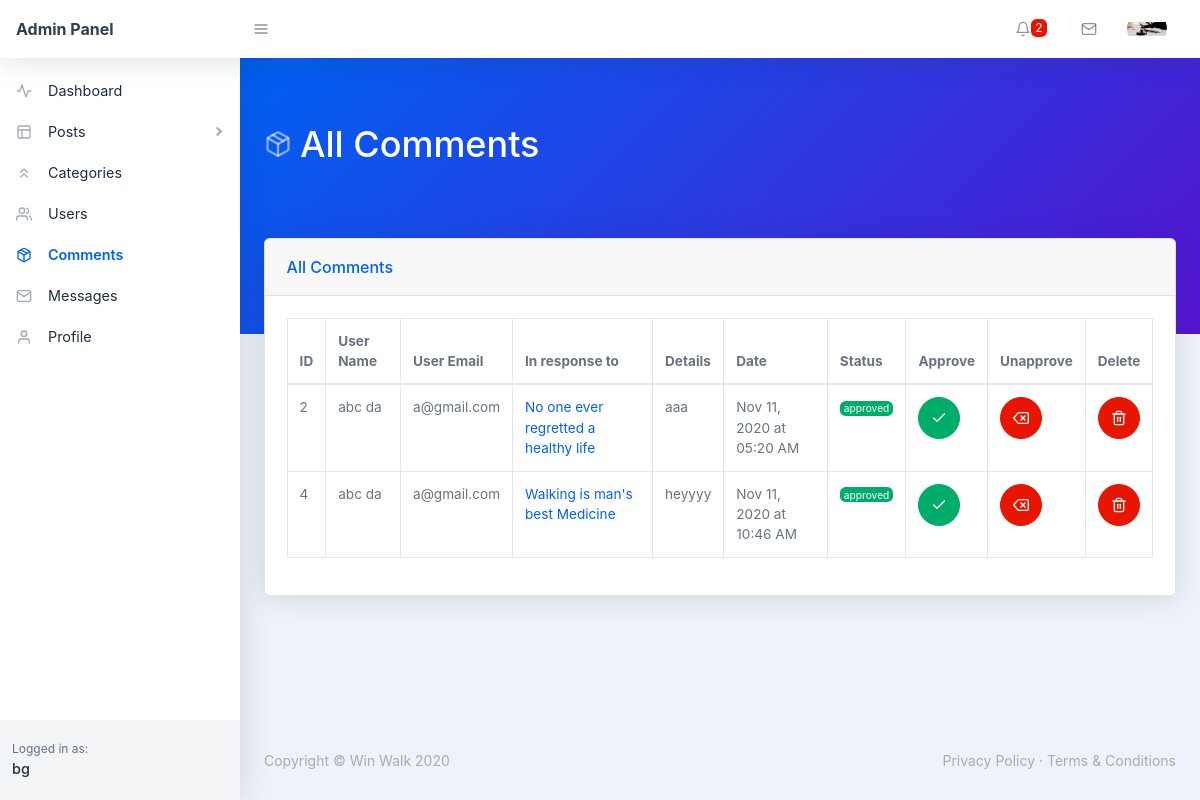
The app's page /backend/comments.php (signed in) with its own data.
### tables this page shows
CREATE TABLE `users` (
  `user_id` int(11) NOT NULL,
  `user_name` varchar(255) NOT NULL,
  `user_nickname` varchar(255) NOT NULL,
  `user_email` varchar(255) NOT NULL,
  `user_password` varchar(255) NOT NULL,
  `user_photo` text NOT NULL,
  `registered_on` varchar(255) NOT NULL,
  `user_role` varchar(255) NOT NULL DEFAULT 'Subscriber'
);

CREATE TABLE `comments` (
  `comment_id` int(11) NOT NULL,
  `comment_post_id` int(11) NOT NULL,
  `comment_detail` text NOT NULL,
  `comment_user_id` int(11) NOT NULL,
  `comment_user_name` varchar(255) NOT NULL,
  `comment_date` varchar(255) NOT NULL,
  `comment_status` varchar(255) NOT NULL DEFAULT 'Unapproved',
  `comment_state` int(11) NOT NULL DEFAULT 0
);

CREATE TABLE `posts` (
  `post_id` int(11) NOT NULL,
  `post_title` varchar(255) NOT NULL,
  `post_detail` text NOT NULL,
  `post_category_id` int(11) NOT NULL,
  `post_image` text NOT NULL,
  `post_date` varchar(255) NOT NULL,
  `post_status` varchar(255) NOT NULL DEFAULT 'Published',
  `post_author` varchar(255) NOT NULL,
  `post_views` int(11) NOT NULL DEFAULT 0,
  `post_comment_count` int(11) NOT NULL DEFAULT 0,
  `post_text` text NOT NULL
);

### backend/comments.php (the view, shortened to what the rows shown need)
<?php require_once('./includes/header.php'); ?>
    <body class="nav-fixed">
        <?php require_once('./includes/top-navbar.php'); ?>
        <div id="layoutSidenav">
            <div id="layoutSidenav_nav">
                <?php
                    require_once("./includes/left-sidebar.php");
                ?>
            </div>
            <div id="layoutSidenav_content">
                <main>
                    <div class="page-header pb-10 page-header-dark bg-gradient-primary-to-secondary">
                        <div class="container-fluid">
                            <div class="page-header-content">
                                <h1 class="page-header-title">
                                    <div class="page-header-icon"><i data-feather="package"></i></div>
                                    <span>All Comments</span>
                                </h1>
                            </div>
                        </div>
                    </div>
                    <div class="container-fluid mt-n10">
                        <div class="card mb-4">
                            <div class="card-body">
                                <div class="datatable table-responsive">
                                    <table class="table table-bordered table-hover" id="dataTable" width="100%" cellspacing="0">
                                        <thead>
                                            <tr>
                                                <th>ID</th>
                                                <th>User Name</th>
                                                <th>User Email</th>
                                                <th>In response to</th>
                                                <th>Details</th>
                                                <th>Date</th>
                                                <th>Status</th>
                                                <th>Approve</th>
                                                <th>Unapprove</th>
                                                <th>Delete</th>
                                            </tr>
                                        </thead>
                                        <tbody>
                                            <?php
                                                $sql = "SELECT * FROM comments";
                                                $stmt = $pdo->prepare($sql);
                                                $stmt->execute();
                                                while($comments = $stmt->fetch(PDO::FETCH_ASSOC)) {
                                                    $comment_id = $comments['comment_id'];
                                                    $comment_detail = $comments['comment_detail'];
                                                    $comment_date = $comments['comment_date'];
                                                    $comment_status = $comments['comment_status'];
                                                    $comment_user_id = $comments['comment_user_id'];
                                                    $sql1 = "SELECT * FROM users WHERE user_id = :id";
                                                    $stmt1 = $pdo->prepare($sql1);
                                                    $stmt1->execute([
                                                        ':id' => $comment_user_id
                                                    ]);
                                                    $user = $stmt1->fetch(PDO::FETCH_ASSOC);
                                                    $user_name = $user['user_name'];
                                                    $user_email = $user['user_email'];
                                                    $comment_post_id = $comments['comment_post_id'];
                                                    $sql2 = "SELECT * FROM posts WHERE post_id = :id";
                                                    $stmt2 = $pdo->prepare($sql2);
                                                    $stmt2->execute([
                                                        ':id' => $comment_post_id
                                                    ]);
                                                    $post = $stmt2->fetch(PDO::FETCH_ASSOC);
                                                    $post_id = $post['post_id'];
                                                    $post_title = $post['post_title']; ?>
                                                        <tr>
                                                            <td><?php echo $comment_id; ?></td>
                                                            <td>
                                                                <?php echo $user_name; ?>
                                                            </td>
                                                            <td>
                                                                <?php echo $user_email; ?>
                                                            </td>
                                                            <td>
                                                                <a href="../single.php?post_id=<?php echo $post_id; ?>" target="_blank">
                                                                    <?php echo $post_title; ?>
                                                                </a>
                                                            </td>
                                                            <td><?php echo $comment_detail; ?></td>
                                                            <td><?php echo $comment_date; ?></td>
                                                            <td>
                                                                <div class="badge badge-<?php echo $comment_status=="approved"?"success":"danger"; ?>">
                                                                    <?php echo $comment_status; ?>
                                                                </div>
                                                            </td>
                                                            <td>
                                                                <?php
                                                                    if($comment_status == 'approved') { ?>
                                                                        <button title="Sorry, the status already approved!" class="btn btn-success btn-icon"><i data-feather="check"></i></button>
                                                                    <?php }
                                                                ?>
                                                            </td>
                                                            <td>
                                                                <?php
                                                                    if($comment_status == 'unapproved') { ?>
                                                                        <button title="Sorry, it's already unapproved!" name="unapprove" class="btn btn-red btn-icon"><i data-feather="delete"></i></button>
                                                                    <?php } else { ?>
                                                                        <form action="comments.php" method="POST">
                                                                            <button name="unapprove" class="btn btn-red btn-icon"><i data-feather="delete"></i></button>
                                                                        </form>
                                                                   <?php }
                                                                ?>
                                                            </td>
                                                            <td>
                                                                <form action="comments.php" method="POST" >
                                                                    <button name="delete" type="submit" class="btn btn-red btn-icon"><i data-feather="trash-2"></i></button>
                                                                </form>
                                                            </td>
                                                        </tr>
                                                <?php }
                                            ?>
                                        </tbody>
                                    </table>
                                </div>
                            </div>
                        </div>
                    </div>
                </main>
<?php require_once('./includes/footer.php'); ?>

### backend/includes/top-navbar.php (shortened to what the rows shown need)
<nav class="topnav navbar navbar-expand shadow navbar-light bg-white" id="sidenavAccordion">
    <ul class="navbar-nav align-items-center ml-auto">
        <?php
            if(isset($_COOKIE['_uid_'])) {
                $user_id = base64_decode($_COOKIE['_uid_']);
            } else if(isset($_SESSION['user_id'])) {
                $user_id = $_SESSION['user_id'];
            } else {
                $user_id = -1;
            }
            $sql = "SELECT * FROM users WHERE user_id = :id";
            $stmt = $pdo->prepare($sql);
            $stmt->execute([
                ':id' => $user_id
            ]);
            $user = $stmt->fetch(PDO::FETCH_ASSOC);
            $user_photo = $user['user_photo'];
        ?>
        <li class="nav-item dropdown no-caret mr-3 dropdown-user">
            <a class="btn btn-icon btn-transparent-dark dropdown-toggle" id="navbarDropdownUserImage" href="javascript:void(0);" role="button" data-toggle="dropdown" aria-haspopup="true" aria-expanded="false"><img class="img-fluid" src="./assets/img/<?php echo $user_photo; ?>"/></a>
        </li>
    </ul>
</nav>

### backend/includes/left-sidebar.php (shortened to what the rows shown need)
 <nav class="sidenav shadow-right sidenav-light">
        <div class="sidenav-footer">
            <div class="sidenav-footer-content">
                <div class="sidenav-footer-subtitle">Logged in as:</div>
                 <?php
                    if(isset($_COOKIE['_uid_'])) {
                        $user_id = base64_decode($_COOKIE['_uid_']);
                    } else if(isset($_SESSION['user_id'])) {
                        $user_id = $_SESSION['user_id'];
                    } else {
                        $user_id = -1;
                    }
                    $sql = "SELECT * FROM users WHERE user_id = :id";
                    $stmt = $pdo->prepare($sql);
                    $stmt->execute([
                        ':id' => $user_id
                    ]);
                    $user = $stmt->fetch(PDO::FETCH_ASSOC);
                    $user_name = $user['user_name'];
                ?>
                <div class="sidenav-footer-title"><?php echo $user_name; ?></div>
            </div>
        </div>
</nav>

### records on screen
users: user_photo (picture), user_name "bg"
comments: comment_id "2", users.user_name "abc da", users.user_email "a@gmail.com", posts.post_title "No one ever regretted a healthy life", comment_detail "aaa", comment_date "Nov 11, 2020 at 05:20 AM", comment_status "approved"
comments: comment_id "4", users.user_name "abc da", users.user_email "a@gmail.com", posts.post_title "Walking is man's best Medicine", comment_detail "heyyyy", comment_date "Nov 11, 2020 at 10:46 AM", comment_status "approved"

### other values on screen
$count_comment "2"
